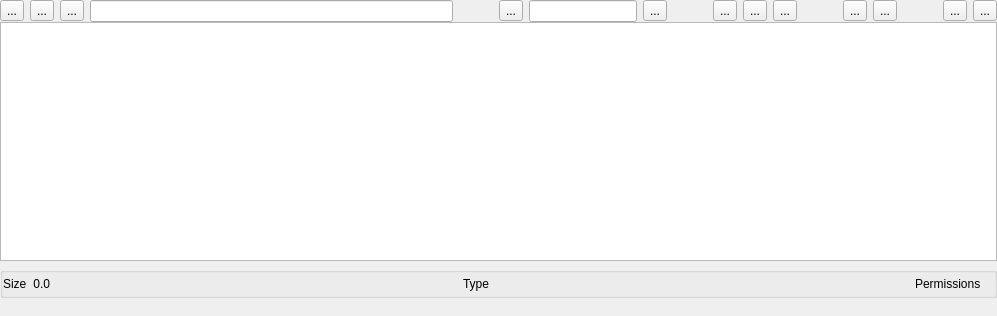
<?xml version="1.0" encoding="UTF-8"?>
<ui version="4.0">
 <class>fairwindsk::ui::mydata::Files</class>
 <widget class="QWidget" name="fairwindsk::ui::mydata::Files">
  <property name="geometry">
   <rect>
    <x>0</x>
    <y>0</y>
    <width>997</width>
    <height>316</height>
   </rect>
  </property>
  <property name="windowTitle">
   <string>Files</string>
  </property>
  <layout class="QVBoxLayout" name="verticalLayout">
   <property name="spacing">
    <number>0</number>
   </property>
   <property name="leftMargin">
    <number>0</number>
   </property>
   <property name="topMargin">
    <number>0</number>
   </property>
   <property name="rightMargin">
    <number>0</number>
   </property>
   <property name="bottomMargin">
    <number>0</number>
   </property>
   <item>
    <widget class="QWidget" name="group_ToolBar" native="true">
     <layout class="QHBoxLayout" name="horizontalLayout">
      <property name="leftMargin">
       <number>0</number>
      </property>
      <property name="topMargin">
       <number>0</number>
      </property>
      <property name="rightMargin">
       <number>0</number>
      </property>
      <property name="bottomMargin">
       <number>0</number>
      </property>
      <item>
       <widget class="QToolButton" name="toolButton_Back">
        <property name="text">
         <string>...</string>
        </property>
        <property name="icon">
         <iconset resource="../../resources.qrc">
          <normaloff>:/resources/svg/OpenBridge/arrow-left-google.svg</normaloff>:/resources/svg/OpenBridge/arrow-left-google.svg</iconset>
        </property>
       </widget>
      </item>
      <item>
       <widget class="QToolButton" name="toolButton_Up">
        <property name="text">
         <string>...</string>
        </property>
        <property name="icon">
         <iconset resource="../../resources.qrc">
          <normaloff>:/resources/svg/OpenBridge/arrow-up-google.svg</normaloff>:/resources/svg/OpenBridge/arrow-up-google.svg</iconset>
        </property>
       </widget>
      </item>
      <item>
       <widget class="QToolButton" name="toolButton_Home">
        <property name="text">
         <string>...</string>
        </property>
        <property name="icon">
         <iconset resource="../../resources.qrc">
          <normaloff>:/resources/svg/OpenBridge/home.svg</normaloff>:/resources/svg/OpenBridge/home.svg</iconset>
        </property>
       </widget>
      </item>
      <item>
       <widget class="QLineEdit" name="lineEdit_Path">
        <property name="sizePolicy">
         <sizepolicy hsizetype="Expanding" vsizetype="Fixed">
          <horstretch>3</horstretch>
          <verstretch>0</verstretch>
         </sizepolicy>
        </property>
        <property name="toolTip">
         <string>&lt;html&gt;&lt;head/&gt;&lt;body&gt;&lt;p&gt;The address bar.&lt;br/&gt;The current path is displayed here.&lt;br/&gt;Change the path and press &lt;kbd&gt;Enter&lt;/kbd&gt; to visit.&lt;/p&gt;&lt;/body&gt;&lt;/html&gt;</string>
        </property>
       </widget>
      </item>
      <item>
       <spacer name="horizontalSpacer_1">
        <property name="orientation">
         <enum>Qt::Orientation::Horizontal</enum>
        </property>
        <property name="sizeHint" stdset="0">
         <size>
          <width>40</width>
          <height>20</height>
         </size>
        </property>
       </spacer>
      </item>
      <item>
       <widget class="QToolButton" name="toolButton_Filters">
        <property name="text">
         <string>...</string>
        </property>
        <property name="icon">
         <iconset resource="../../resources.qrc">
          <normaloff>:/resources/svg/OpenBridge/filter.svg</normaloff>:/resources/svg/OpenBridge/filter.svg</iconset>
        </property>
       </widget>
      </item>
      <item>
       <widget class="QLineEdit" name="lineEdit_Search"/>
      </item>
      <item>
       <widget class="QToolButton" name="toolButton_Search">
        <property name="text">
         <string>...</string>
        </property>
        <property name="icon">
         <iconset resource="../../resources.qrc">
          <normaloff>:/resources/svg/OpenBridge/search.svg</normaloff>:/resources/svg/OpenBridge/search.svg</iconset>
        </property>
       </widget>
      </item>
      <item>
       <spacer name="horizontalSpacer_2">
        <property name="orientation">
         <enum>Qt::Orientation::Horizontal</enum>
        </property>
        <property name="sizeHint" stdset="0">
         <size>
          <width>40</width>
          <height>20</height>
         </size>
        </property>
       </spacer>
      </item>
      <item>
       <widget class="QToolButton" name="toolButton_Cut">
        <property name="text">
         <string>...</string>
        </property>
        <property name="icon">
         <iconset resource="../../resources.qrc">
          <normaloff>:/resources/svg/OpenBridge/content-cut-google.svg</normaloff>:/resources/svg/OpenBridge/content-cut-google.svg</iconset>
        </property>
       </widget>
      </item>
      <item>
       <widget class="QToolButton" name="toolButton_Copy">
        <property name="text">
         <string>...</string>
        </property>
        <property name="icon">
         <iconset resource="../../resources.qrc">
          <normaloff>:/resources/svg/OpenBridge/content-copy-google.svg</normaloff>:/resources/svg/OpenBridge/content-copy-google.svg</iconset>
        </property>
       </widget>
      </item>
      <item>
       <widget class="QToolButton" name="toolButton_Paste">
        <property name="text">
         <string>...</string>
        </property>
        <property name="icon">
         <iconset resource="../../resources.qrc">
          <normaloff>:/resources/svg/OpenBridge/content-paste-google.svg</normaloff>:/resources/svg/OpenBridge/content-paste-google.svg</iconset>
        </property>
       </widget>
      </item>
      <item>
       <spacer name="horizontalSpacer_3">
        <property name="orientation">
         <enum>Qt::Orientation::Horizontal</enum>
        </property>
        <property name="sizeHint" stdset="0">
         <size>
          <width>40</width>
          <height>20</height>
         </size>
        </property>
       </spacer>
      </item>
      <item>
       <widget class="QToolButton" name="toolButton_Rename">
        <property name="text">
         <string>...</string>
        </property>
       </widget>
      </item>
      <item>
       <widget class="QToolButton" name="toolButton_Delete">
        <property name="text">
         <string>...</string>
        </property>
        <property name="icon">
         <iconset resource="../../resources.qrc">
          <normaloff>:/resources/svg/OpenBridge/delete-google.svg</normaloff>:/resources/svg/OpenBridge/delete-google.svg</iconset>
        </property>
       </widget>
      </item>
      <item>
       <spacer name="horizontalSpacer_4">
        <property name="orientation">
         <enum>Qt::Orientation::Horizontal</enum>
        </property>
        <property name="sizeHint" stdset="0">
         <size>
          <width>40</width>
          <height>20</height>
         </size>
        </property>
       </spacer>
      </item>
      <item>
       <widget class="QToolButton" name="toolButton_NewFolder">
        <property name="text">
         <string>...</string>
        </property>
        <property name="icon">
         <iconset resource="../../resources.qrc">
          <normaloff>:/resources/svg/OpenBridge/widget-add-google.svg</normaloff>:/resources/svg/OpenBridge/widget-add-google.svg</iconset>
        </property>
       </widget>
      </item>
      <item>
       <widget class="QToolButton" name="toolButton_NewFile">
        <property name="text">
         <string>...</string>
        </property>
       </widget>
      </item>
     </layout>
    </widget>
   </item>
   <item>
    <widget class="QWidget" name="group_Main" native="true">
     <layout class="QVBoxLayout" name="verticalLayout_2">
      <property name="leftMargin">
       <number>0</number>
      </property>
      <property name="topMargin">
       <number>0</number>
      </property>
      <property name="rightMargin">
       <number>0</number>
      </property>
      <property name="bottomMargin">
       <number>0</number>
      </property>
      <item>
       <layout class="QVBoxLayout" name="verticalLayout_Main">
        <item>
         <widget class="QListView" name="listView_Files">
          <property name="sizePolicy">
           <sizepolicy hsizetype="MinimumExpanding" vsizetype="MinimumExpanding">
            <horstretch>0</horstretch>
            <verstretch>0</verstretch>
           </sizepolicy>
          </property>
          <property name="acceptDrops">
           <bool>true</bool>
          </property>
          <property name="iconSize">
           <size>
            <width>64</width>
            <height>64</height>
           </size>
          </property>
          <property name="movement">
           <enum>QListView::Movement::Static</enum>
          </property>
          <property name="resizeMode">
           <enum>QListView::ResizeMode::Adjust</enum>
          </property>
          <property name="layoutMode">
           <enum>QListView::LayoutMode::Batched</enum>
          </property>
          <property name="gridSize">
           <size>
            <width>128</width>
            <height>96</height>
           </size>
          </property>
          <property name="viewMode">
           <enum>QListView::ViewMode::IconMode</enum>
          </property>
          <property name="modelColumn">
           <number>0</number>
          </property>
          <property name="uniformItemSizes">
           <bool>true</bool>
          </property>
          <property name="batchSize">
           <number>10</number>
          </property>
          <property name="wordWrap">
           <bool>true</bool>
          </property>
         </widget>
        </item>
        <item>
         <widget class="QGroupBox" name="groupBox_ItemInfo">
          <property name="title">
           <string/>
          </property>
          <layout class="QHBoxLayout" name="horizontalLayout_ItemInfo">
           <property name="leftMargin">
            <number>0</number>
           </property>
           <property name="topMargin">
            <number>0</number>
           </property>
           <property name="rightMargin">
            <number>0</number>
           </property>
           <property name="bottomMargin">
            <number>0</number>
           </property>
           <item>
            <widget class="QLabel" name="label_textSize">
             <property name="text">
              <string>Size</string>
             </property>
            </widget>
           </item>
           <item>
            <widget class="QLabel" name="label_Size">
             <property name="text">
              <string>0.0</string>
             </property>
             <property name="alignment">
              <set>Qt::AlignmentFlag::AlignRight|Qt::AlignmentFlag::AlignTrailing|Qt::AlignmentFlag::AlignVCenter</set>
             </property>
            </widget>
           </item>
           <item>
            <spacer name="horizontalSpacer">
             <property name="orientation">
              <enum>Qt::Orientation::Horizontal</enum>
             </property>
             <property name="sizeHint" stdset="0">
              <size>
               <width>40</width>
               <height>20</height>
              </size>
             </property>
            </spacer>
           </item>
           <item>
            <widget class="QLabel" name="label_textType">
             <property name="text">
              <string>Type</string>
             </property>
            </widget>
           </item>
           <item>
            <widget class="QLabel" name="label_Type">
             <property name="text">
              <string/>
             </property>
             <property name="alignment">
              <set>Qt::AlignmentFlag::AlignRight|Qt::AlignmentFlag::AlignTrailing|Qt::AlignmentFlag::AlignVCenter</set>
             </property>
            </widget>
           </item>
           <item>
            <spacer name="horizontalSpacer_5">
             <property name="orientation">
              <enum>Qt::Orientation::Horizontal</enum>
             </property>
             <property name="sizeHint" stdset="0">
              <size>
               <width>40</width>
               <height>20</height>
              </size>
             </property>
            </spacer>
           </item>
           <item>
            <widget class="QLabel" name="label_textPermissions">
             <property name="text">
              <string>Permissions</string>
             </property>
            </widget>
           </item>
           <item>
            <widget class="QLabel" name="label_Permissions">
             <property name="text">
              <string/>
             </property>
             <property name="alignment">
              <set>Qt::AlignmentFlag::AlignRight|Qt::AlignmentFlag::AlignTrailing|Qt::AlignmentFlag::AlignVCenter</set>
             </property>
            </widget>
           </item>
          </layout>
         </widget>
        </item>
       </layout>
      </item>
     </layout>
    </widget>
   </item>
   <item>
    <widget class="QWidget" name="group_Content" native="true">
     <layout class="QVBoxLayout" name="verticalLayout_3"/>
    </widget>
   </item>
  </layout>
 </widget>
 <resources>
  <include location="../../resources.qrc"/>
 </resources>
 <connections/>
</ui>
